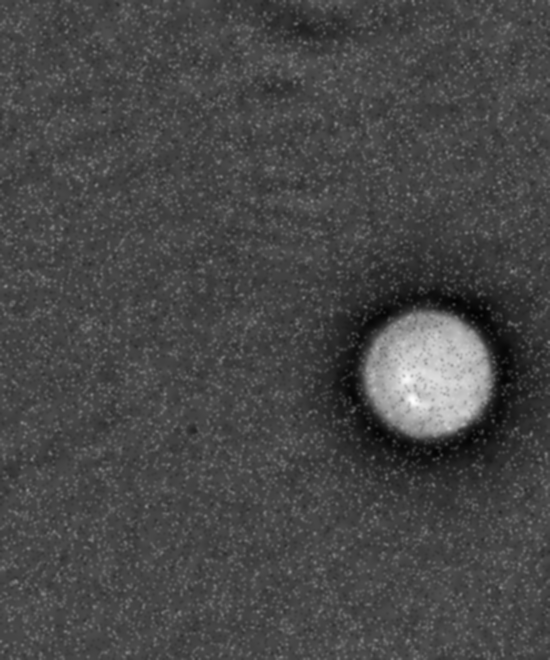
#> input picture Image Analysis/Case2/outputs/gaussian_5x5.png, 550 x 660 px, given in place of Sample_Image.png, which was not available
$ python solution.py
#> lines starting #> are read from the running program, lines starting #| are printed output that depends on the picture
import csv
from pathlib import Path

import cv2
import matplotlib.pyplot as plt
import numpy as np


ROOT = Path(__file__).resolve().parent
INPUT_IMAGE = ROOT / "Sample_Image.png"
OUTPUT = ROOT / "outputs"
OUTPUT.mkdir(parents=True, exist_ok=True)
FILTERS = ("Mean", "Gaussian", "Median", "Bilateral")

image_bgr = cv2.imread(str(INPUT_IMAGE), cv2.IMREAD_COLOR)
#> image_bgr is the input picture: shape (660, 550, 3); min 3, max 253, mean 71.6
if image_bgr is None:
    raise FileNotFoundError(f"Could not read input image: {INPUT_IMAGE}")
clean = cv2.cvtColor(image_bgr, cv2.COLOR_BGR2RGB)
rng = np.random.default_rng(2026)
gaussian_noisy = np.clip(
    clean.astype(np.float32) + rng.normal(0.0, 18.0, clean.shape), 0, 255
).astype(np.uint8)
impulse_noisy = clean.copy()
mask = rng.random(clean.shape[:2])
impulse_noisy[mask < 0.02] = 0
impulse_noisy[(mask >= 0.02) & (mask < 0.04)] = 255
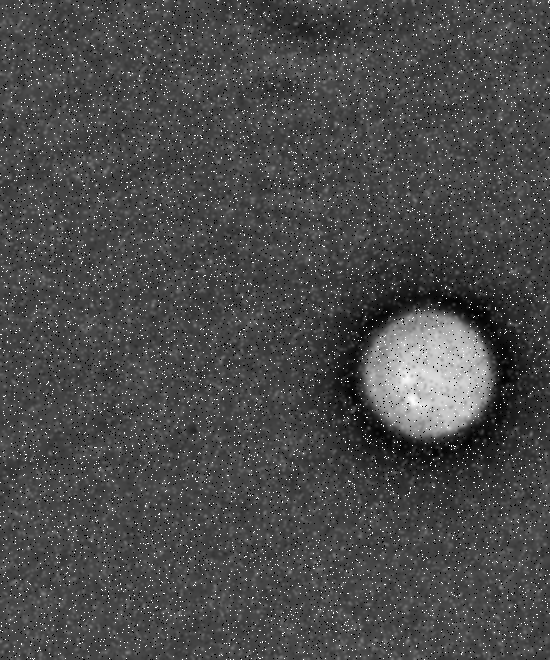
#> impulse_noisy: shape (660, 550, 3); min 0, max 255, mean 73.8


def filter_image(image: np.ndarray) -> dict[str, np.ndarray]:
    return {
        "Mean": cv2.blur(image, (5, 5)),
        "Gaussian": cv2.GaussianBlur(image, (5, 5), 1.2),
        "Median": cv2.medianBlur(image, 5),
        "Bilateral": cv2.bilateralFilter(image, 9, 60, 60),
    }


def mse_psnr(reference: np.ndarray, result: np.ndarray) -> tuple[float, float]:
    error = float(np.mean(
        (reference.astype(np.float64) - result.astype(np.float64)) ** 2
    ))
    psnr = float("inf") if error == 0 else 10 * np.log10((255.0 ** 2) / error)
    return error, float(psnr)


def save_rgb(name: str, image: np.ndarray) -> None:
    path = OUTPUT / name
    if not cv2.imwrite(str(path), cv2.cvtColor(image, cv2.COLOR_RGB2BGR)):
        raise OSError(f"Could not save image: {path}")


save_rgb("clean_original.png", clean)
save_rgb("gaussian_noisy.png", gaussian_noisy)
save_rgb("salt_pepper_noisy.png", impulse_noisy)

rows = []
panels = [
    ("Clean reference", clean),
    ("Gaussian noise", gaussian_noisy),
    ("Salt-and-pepper noise", impulse_noisy),
]
for noise_name, noisy in (
    ("Gaussian", gaussian_noisy), ("Salt-and-pepper", impulse_noisy)
):
    for filter_name, result in filter_image(noisy).items():
        mse, psnr = mse_psnr(clean, result)
        rows.append({
            "Noise": noise_name,
            "Filter": filter_name,
            "MSE": mse,
            "PSNR_dB": psnr,
        })
        save_rgb(f"{noise_name.lower().replace('-', '_')}_{filter_name.lower()}.png",
                 result)
        panels.append((f"{noise_name}: {filter_name}", result))
#> this loop made 2 passes
#> noise_name on passes 1 to 2: 'Gaussian', 'Salt-and-pepper'
#> after the loop, panels = 11 items; rows = 8 items

with (OUTPUT / "metrics.csv").open("w", newline="", encoding="utf-8") as file:
    writer = csv.DictWriter(file, fieldnames=("Noise", "Filter", "MSE", "PSNR_dB"))
    writer.writeheader()
    writer.writerows(rows)

fig, axes = plt.subplots(1, 2, figsize=(12, 4.5))
x = np.arange(len(FILTERS))
for ax, noise_name in zip(axes, ("Gaussian", "Salt-and-pepper")):
    values = [
        next(row["PSNR_dB"] for row in rows
             if row["Noise"] == noise_name and row["Filter"] == name)
        for name in FILTERS
    ]
    ax.bar(x, values)
    ax.set_xticks(x, FILTERS, rotation=20)
    ax.set_ylabel("PSNR (dB)")
    ax.set_title(noise_name + " noise")
    ax.grid(axis="y", alpha=0.25)
#> this loop made 2 passes
#> values on passes 1 to 2: [32.2, 33, 31.39, 31.56], [30.05, 29.79, 33.76, 19.07]
fig.suptitle("Case 8: Denoising comparison (higher PSNR is better)")
fig.tight_layout()
fig.savefig(OUTPUT / "psnr_comparison.png", dpi=160, bbox_inches="tight")
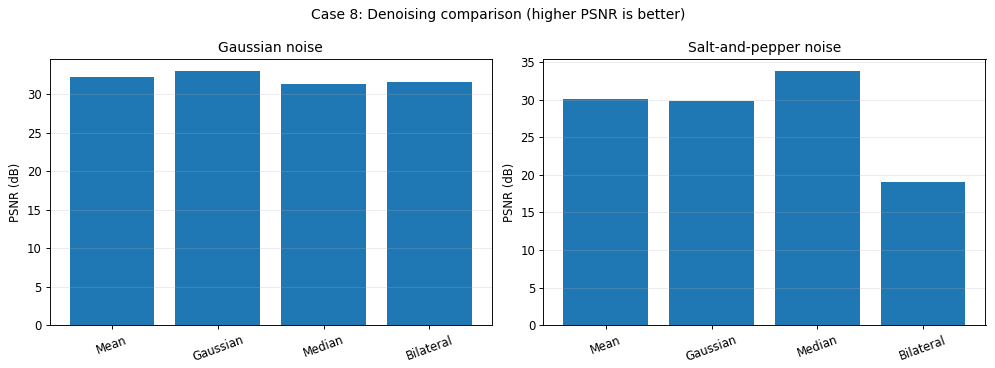
#> figure drawn by matplotlib, 2 panels; panel 1: tallest bar 33 high, from x = 0.6 to 1.4; panel 2: tallest bar 33.76 high, from x = 1.6 to 2.4
plt.close(fig)

columns = 3
rows_count = (len(panels) + columns - 1) // columns
#> rows_count = 4
fig, axes = plt.subplots(rows_count, columns,
                         figsize=(5 * columns, 4 * rows_count), squeeze=False)
for ax, (title, result) in zip(axes.flat, panels):
    ax.imshow(result)
    ax.set_title(title)
    ax.axis("off")
#> this loop made 11 passes
#> title on passes 1 to 11: 'Clean reference', 'Gaussian noise', 'Salt-and-pepper noise', 'Gaussian: Mean', 'Gaussian: Gaussian', 'Gaussian: Median', 'Gaussian: Bilateral', 'Salt-and-pepper: Mean', 'Salt-and-pepper: Gaussian', 'Salt-and-pepper: Median', 'Salt-and-pepper: Bilateral'
for ax in axes.flat[len(panels):]:
    ax.axis("off")
#> this loop made 1 pass
fig.suptitle("Case 8: Visual comparison of spatial filters")
fig.tight_layout()
fig.savefig(OUTPUT / "filter_comparison.png", dpi=160, bbox_inches="tight")
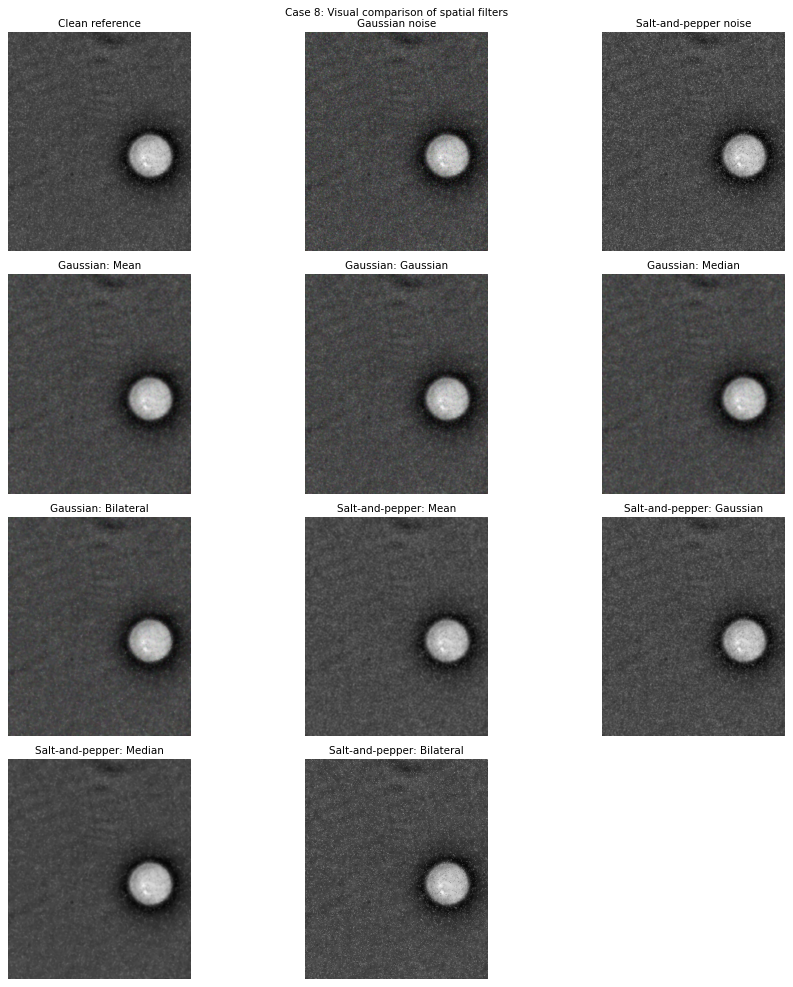
#> figure drawn by matplotlib, 11 panels
plt.close(fig)

print(f"Case 8 results saved under: {OUTPUT}")
